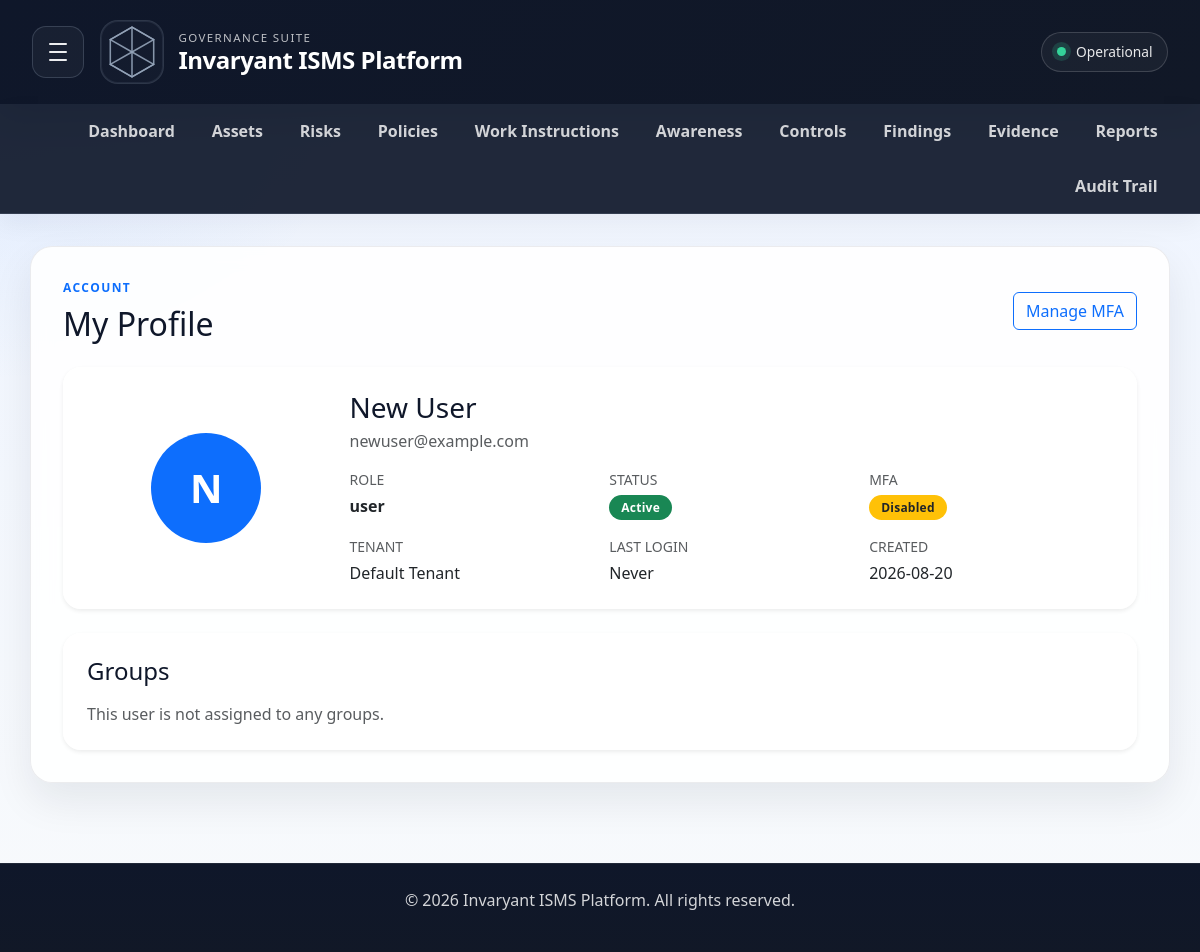
/profile (signed in), run on an earlier commit of the app's database.
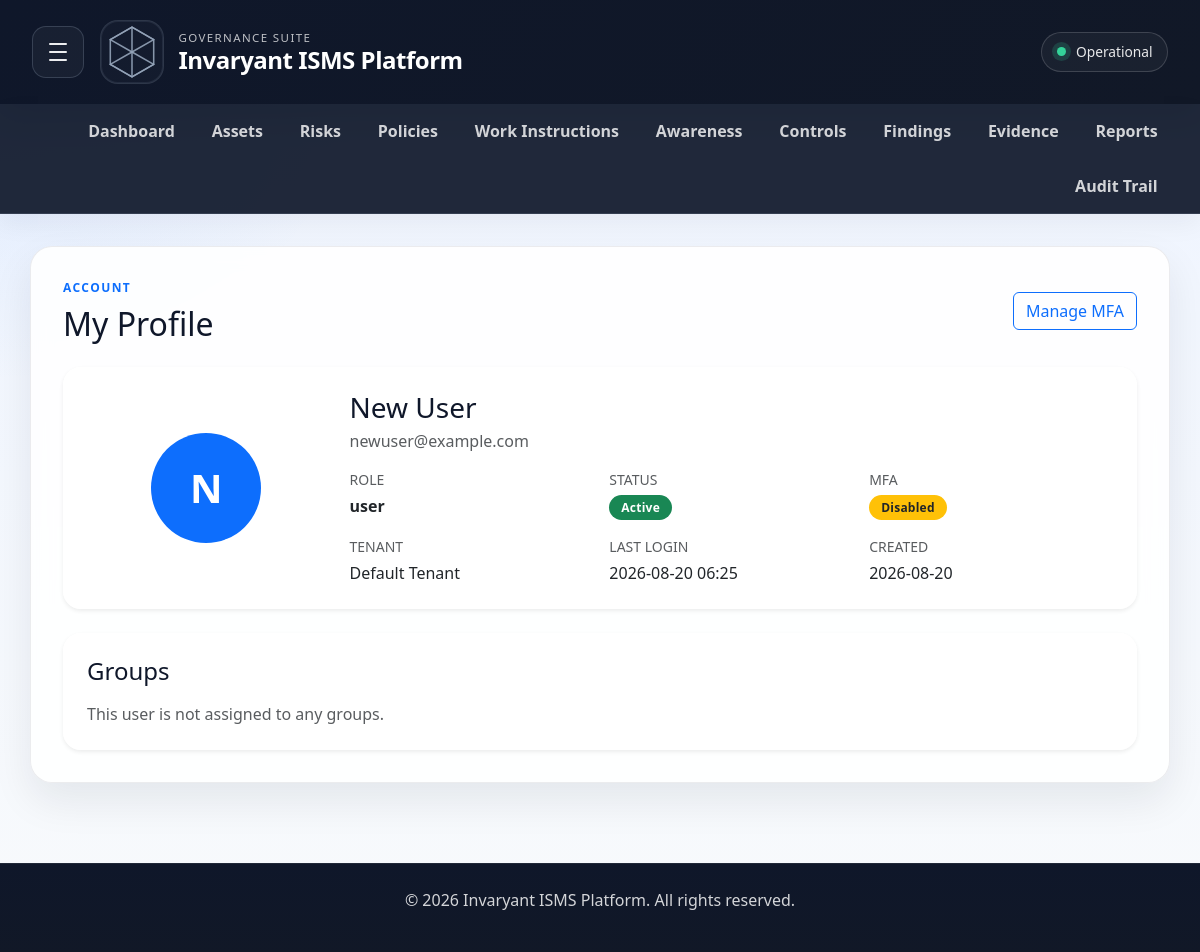
And on a later commit of the database.
### app/models.py (models this page shows, shortened)
class User(UserMixin, db.Model):
    __tablename__ = 'users'
    id = db.Column(db.Integer, primary_key=True)
    tenant_id = db.Column(db.Integer, db.ForeignKey('tenants.id'), nullable=False)
    email = db.Column(db.String(255), unique=True, nullable=False)
    password_hash = db.Column(db.String(255), nullable=False)
    full_name = db.Column(db.String(200), nullable=False)
    role_id = db.Column(db.Integer, db.ForeignKey('roles.id'), nullable=False)
    is_active = db.Column(db.Boolean, default=True)
    mfa_enabled = db.Column(db.Boolean, default=False)
    mfa_secret = db.Column(db.String(64), nullable=True)
    created_at = db.Column(db.DateTime, default=datetime.utcnow)
    last_login_at = db.Column(db.DateTime, nullable=True)
    role = db.relationship('Role', backref='users')

### app/routes.py (the view)
@main.route('/profile')
@login_required
def profile():
    user = User.query.filter_by(id=current_user.id, tenant_id=current_user.tenant_id).first_or_404()
    groups = user.groups.all() if hasattr(user.groups, 'all') else []
    return render_template('user_profile.html', user=user, groups=groups)

### app/templates/user_profile.html (shortened to what this page needs)
{% extends "base.html" %}
{% block content %}
<div class="d-flex justify-content-between align-items-center mb-4">
    <div>
        <p class="text-uppercase fw-bold text-primary mb-2" style="letter-spacing: 0.12em; font-size: 0.75rem;">Account</p>
        <h2 class="mb-0">{% if is_detail_view %}User Profile{% else %}My Profile{% endif %}</h2>
    </div>
    {% if not is_detail_view %}
    <a href="/settings/mfa" class="btn btn-outline-primary">Manage MFA</a>
    {% endif %}
</div>
<div class="card shadow-sm border-0">
    <div class="card-body p-4">
        <div class="row g-4 align-items-center">
            <div class="col-md-3 text-center">
                <div class="rounded-circle bg-primary text-white d-flex align-items-center justify-content-center mx-auto" style="width: 110px; height: 110px; font-size: 2.5rem; font-weight: 600;">
                    {{ user.full_name[0]|upper if user.full_name else 'U' }}
                </div>
            </div>
            <div class="col-md-9">
                <h3 class="mb-1">{{ user.full_name }}</h3>
                <p class="text-muted mb-3">{{ user.email }}</p>
                <div class="row g-3">
                    <div class="col-sm-6 col-lg-4">
                        <div class="small text-uppercase text-muted mb-1">Role</div>
                        <div class="fw-semibold">{{ user.role.name if user.role else 'Unknown' }}</div>
                    </div>
                    <div class="col-sm-6 col-lg-4">
                        <div class="small text-uppercase text-muted mb-1">Status</div>
                        <div>
                            {% if user.is_active %}
                            <span class="badge bg-success">Active</span>
                            {% else %}
                            <span class="badge bg-secondary">Inactive</span>
                            {% endif %}
                        </div>
                    </div>
                    <div class="col-sm-6 col-lg-4">
                        <div class="small text-uppercase text-muted mb-1">MFA</div>
                        <div>
                            {% if user.mfa_enabled %}
                            <span class="badge bg-success">Enabled</span>
                            {% else %}
                            <span class="badge bg-warning text-dark">Disabled</span>
                            {% endif %}
                        </div>
                    </div>
                    <div class="col-sm-6 col-lg-4">
                        <div class="small text-uppercase text-muted mb-1">Tenant</div>
                        <div>{{ user.tenant.name if user.tenant else 'Default Tenant' }}</div>
                    </div>
                    <div class="col-sm-6 col-lg-4">
                        <div class="small text-uppercase text-muted mb-1">Last login</div>
                        <div>{{ user.last_login_at.strftime('%Y-%m-%d %H:%M') if user.last_login_at else 'Never' }}</div>
                    </div>
                    <div class="col-sm-6 col-lg-4">
                        <div class="small text-uppercase text-muted mb-1">Created</div>
                        <div>{{ user.created_at.strftime('%Y-%m-%d') if user.created_at else 'Unknown' }}</div>
                    </div>
                </div>
            </div>
        </div>
    </div>
</div>
<div class="card shadow-sm border-0 mt-4">
    <div class="card-body p-4">
        <h4 class="mb-3">Groups</h4>
        {% if groups %}
        <div class="d-flex flex-wrap gap-2">
            {% for group in groups %}
            <span class="badge bg-light text-dark border">{{ group.name }}</span>
            {% endfor %}
        </div>
        {% else %}
        <p class="text-muted mb-0">This user is not assigned to any groups.</p>
        {% endif %}
    </div>
</div>
{% endblock %}

What changed in the data, as far as the page shows it:
changed User "New User": last_login_at "Never" → "2026-08-20 06:25"
